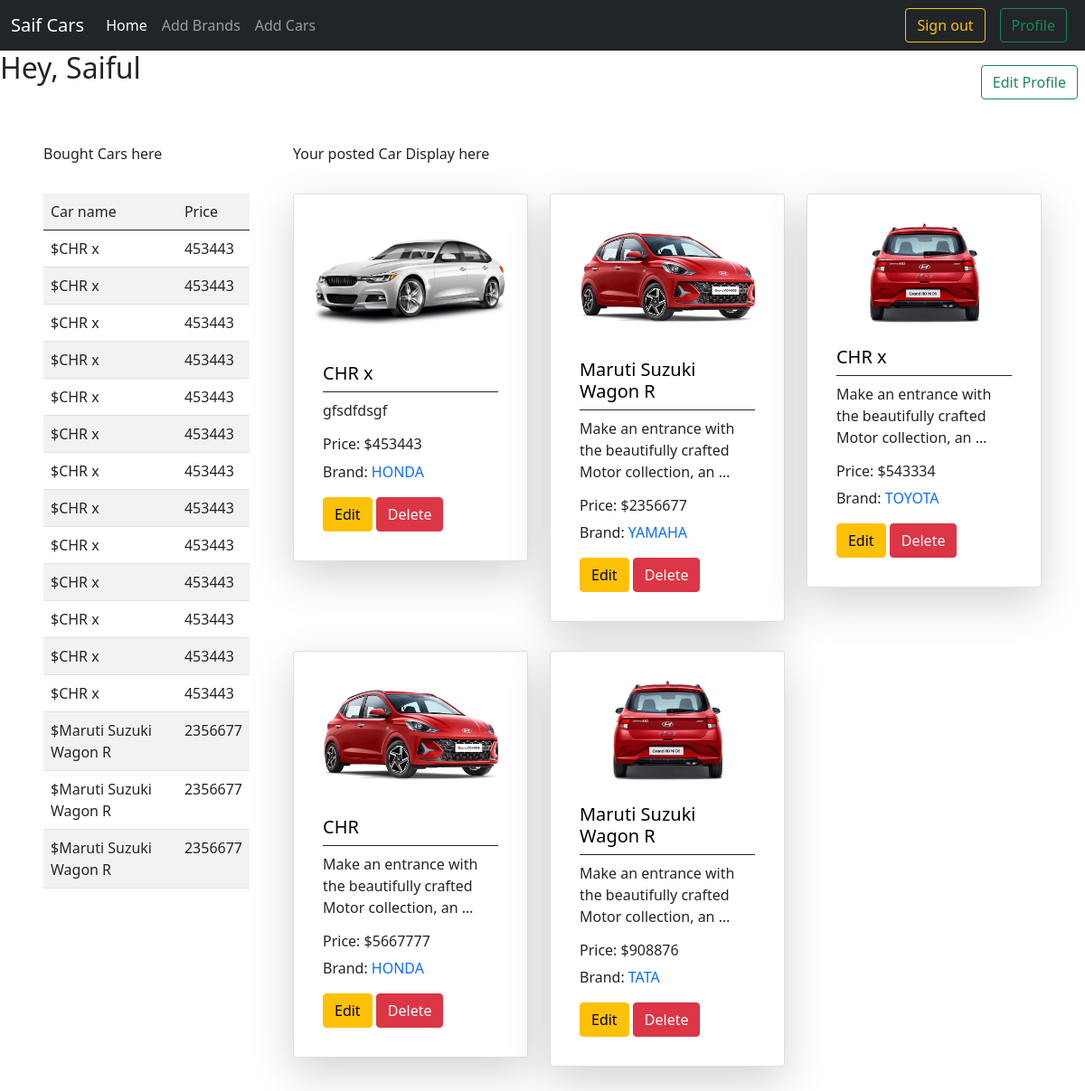
The app's page /authors/profile/ (signed in) with its own data.
### cars/models.py (models this page shows, shortened)
class Purchase(models.Model):
    user = models.ForeignKey(User, on_delete=models.CASCADE)
    car = models.ForeignKey(PostCar, on_delete=models.CASCADE)

class PostCar(models.Model):
    car_name = models.CharField(max_length=100)
    price = models.IntegerField()
    details = models.TextField()
    brand = models.ForeignKey(Brand, blank=True, null=True, on_delete=models.CASCADE)
    author = models.ForeignKey(User, on_delete=models.CASCADE)
    image = models.ImageField(upload_to='uploads/', blank=True, null=True)
    quantity_available = models.PositiveIntegerField(default=0)

### brands/models.py (models this page shows, shortened)
class Brand(models.Model):
    brand_name = models.CharField(max_length=50)
    slug = models.SlugField(max_length=100, unique=True,null=True,blank=True)

### authors/views.py (the view)
# urls.py: path('profile/', views.profile, name='profile'),
@login_required
def profile(request):
    data = PostCar.objects.filter(author = request.user)
    user_purchases = Purchase.objects.filter(user=request.user)
    return render(request, 'profile.html', {'data':data, 'user_purchases': user_purchases})

### authors/templates/profile.html
{% extends "base.html" %}
{% load crispy_forms_tags %}
{% block content%}
<div class="d-flex">
    <h2>Hey, {{user | capfirst}}</h2>
    <a class="btn btn-outline-success mx-2 ms-auto mt-3" href="{% url "edit_profile" %}">Edit Profile</a>
</div>
<section class"">
        <div class="container-fluid p-5">
            <div class="d-flex">
                <div class="col-3 pe-5">
                    <div>
                        <p class="pb-3">Bought Cars here</p>
                        <table class="table table-striped">
                            <tr class="border-dark border-bottom">
                            <td>Car name</td>
                            <td>Price</td>
                            </tr>
                        {% for purchase in user_purchases %}
                        <tr>
                        <td>${{ purchase.car.car_name }}</td>
                        <td>{{ purchase.car.price }}</td>
                        </tr>
                        {% endfor %}
                        </table>
                    </div>
                </div>
                <div class="col-9">
                    <p>Your posted Car Display here</p>
                    <div class="row row-cols-1 row-cols-sm-1 row-cols-md-3">
                        {% for post in data %}
                        <div class="col my-3">
                            <div class="shadow-lg p-3 card">
                                    {% if post.image %}
                                        <img src="{{ post.image.url }}" class="card-img-top" alt="Image">
                                    {% endif %}
                                    <div class="card-body">
                                        <h5 class="card-title border-dark pb-2 border-bottom">
                                            <a style="text-decoration: none; color: black" href="{% url "car_details" post.id %}">{{post.car_name}}</a>
                                        </h5>
                                        <p class="card-text">{{post.details | truncatewords:10}}</p>
                                        <h6>Price: ${{post.price}}</h6>
                                        <p>Brand:
                                            {% if post.brand %}
                                                <a style="text-decoration:none" href="{% url "brand_wise_car" post.brand.slug %}">{{ post.brand.brand_name | upper }}</a>
                                            {% else %}
                                                No Brand
                                            {% endif %}
                                        </p>
                                    {% if user.is_authenticated %}
                                    <a href="{% url "edit_post" post.id %}" class="btn btn-warning">Edit</a>
                                    <a href="{% url "delete_post" post.id %}" class="btn btn-danger">Delete</a>
                                    {% endif %}
                                </div>
                            </div>
                        </div>
                        {% endfor %}
                    </div>
                </div>
            </div>
        </div>
    </section>
{% endblock content%}

### records on screen
Purchase: car.car_name "CHR x", car.price "453443"
Purchase: car.car_name "CHR x", car.price "453443"
Purchase: car.car_name "CHR x", car.price "453443"
Purchase: car.car_name "CHR x", car.price "453443"
Purchase: car.car_name "CHR x", car.price "453443"
Purchase: car.car_name "CHR x", car.price "453443"
Purchase: car.car_name "CHR x", car.price "453443"
Purchase: car.car_name "CHR x", car.price "453443"
Purchase: car.car_name "CHR x", car.price "453443"
Purchase: car.car_name "CHR x", car.price "453443"
Purchase: car.car_name "CHR x", car.price "453443"
Purchase: car.car_name "CHR x", car.price "453443"
Purchase: car.car_name "CHR x", car.price "453443"
Purchase: car.car_name "Maruti Suzuki Wagon R", car.price "2356677"
Purchase: car.car_name "Maruti Suzuki Wagon R", car.price "2356677"
Purchase: car.car_name "Maruti Suzuki Wagon R", car.price "2356677"
PostCar: image (picture), car_name "CHR x", details "gfsdfdsgf", price "453443", brand.brand_name "HONDA"
PostCar: image (picture), car_name "Maruti Suzuki Wagon R", details "Make an entrance with the beautifully crafted Motor collection, an …", price "2356677", brand.brand_name "YAMAHA"
PostCar: image (picture), car_name "CHR x", details "Make an entrance with the beautifully crafted Motor collection, an …", price "543334", brand.brand_name "TOYOTA"
PostCar: image (picture), car_name "CHR", details "Make an entrance with the beautifully crafted Motor collection, an …", price "5667777", brand.brand_name "HONDA"
PostCar: image (picture), car_name "Maruti Suzuki Wagon R", details "Make an entrance with the beautifully crafted Motor collection, an …", price "908876", brand.brand_name "TATA"

### other values on screen
{{ user | capfirst }} "Saiful"
